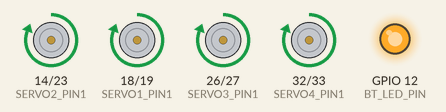
Recording of a sketch running on a simulated ESP32. On the bench: motor-driver pin pairs drawn as motors (green arrow = first pin HIGH = forward, orange = second pin HIGH = backward, longer = more drive), output pins drawn as LEDs (lit = HIGH).

Above: at 1.5 s.
At 7.5 s:
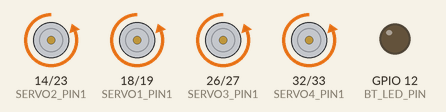
At 10.5 s:
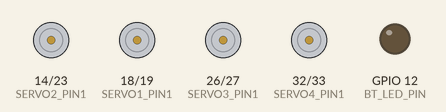
Timing chart, 0 to 15.6 s (numbered marks = the images above):
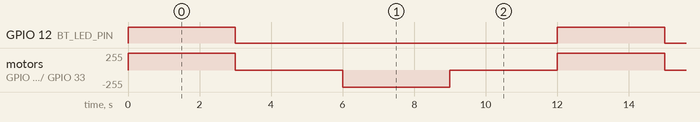

Measured:
- by itself, GPIO 12 (BT_LED_PIN): alternates HIGH for 3.0 s and LOW for 9.0 s
- by itself, motor on GPIO 14 (SERVO2_PIN1) / GPIO 23 (SERVO2_PIN2), motor on GPIO 18 (SERVO1_PIN1) / GPIO 19 (SERVO1_PIN2), motor on GPIO 26 (SERVO3_PIN1) / GPIO 27 (SERVO3_PIN2), motor on GPIO 32 (SERVO4_PIN1) / GPIO 33 (SERVO4_PIN2): repeats every 12.0 s: stopped 3.0 s, backward 255/255 3.0 s, stopped 3.0 s, forward 255/255 3.0 s

The sketch:

drv8833_01.ino
```cpp
/*
 * This is a test.
 *
 */
#define FREQ    50 //定义频率
#define RESOLUTION 10 // 分辨率10，意思是2的10次方 1024+1 中分辨率，数值越大精度越高，取值在0-20值之间，用来驱动电机；
#define BT_LED_PIN 12
#define SERVO1_PIN1 18  // PWM输出引脚；
#define SERVO1_PIN2 19  // PWM输出引脚；

#define SERVO2_PIN1 14  // PWM输出引脚；
#define SERVO2_PIN2 23  // PWM输出引脚；

#define SERVO3_PIN1 26 // PWM输出引脚；
#define SERVO3_PIN2 27  // PWM输出引脚；

#define SERVO4_PIN1 32  // PWM输出引脚；
#define SERVO4_PIN2 33  // PWM输出引脚；

void setup() {
  Serial.begin(9600);

  //建立 LEDC 通道
  //ledcAttach(CHANNEL1, FREQ, RESOLUTION);    // 通道，频率，分辨率；  ledcSetup() ledcAttachipin() 已经被淘汰了；

  //ledcAttach(CHANNEL2, FREQ, RESOLUTION);    // 通道，频率，分辨率；
  int motorPins[] = {SERVO1_PIN1, SERVO1_PIN2,SERVO2_PIN1,SERVO2_PIN2,SERVO3_PIN1,SERVO3_PIN2,SERVO4_PIN1,SERVO4_PIN2,BT_LED_PIN};

  for(int pin:motorPins){
    pinMode(pin, OUTPUT);
  }

}

void loop() {
  digitalWrite(SERVO1_PIN1,HIGH);  digitalWrite(SERVO1_PIN2,LOW);
  digitalWrite(SERVO2_PIN1,HIGH);  digitalWrite(SERVO2_PIN2,LOW);
  digitalWrite(SERVO3_PIN1,HIGH);  digitalWrite(SERVO3_PIN2,LOW);
  digitalWrite(SERVO4_PIN1,HIGH);  digitalWrite(SERVO4_PIN2,LOW);
  digitalWrite(BT_LED_PIN,HIGH);
  delay(3000);

  digitalWrite(SERVO1_PIN1,LOW);  digitalWrite(SERVO1_PIN2,LOW);
  digitalWrite(SERVO2_PIN1,LOW);  digitalWrite(SERVO2_PIN2,LOW);
  digitalWrite(SERVO3_PIN1,LOW);  digitalWrite(SERVO3_PIN2,LOW);
  digitalWrite(SERVO4_PIN1,LOW);  digitalWrite(SERVO4_PIN2,LOW);
  digitalWrite(BT_LED_PIN,LOW);
  delay(3000);

  digitalWrite(SERVO1_PIN1,LOW);  digitalWrite(SERVO1_PIN2,HIGH);
  digitalWrite(SERVO2_PIN1,LOW);  digitalWrite(SERVO2_PIN2,HIGH);
  digitalWrite(SERVO3_PIN1,LOW);  digitalWrite(SERVO3_PIN2,HIGH);
  digitalWrite(SERVO4_PIN1,LOW);  digitalWrite(SERVO4_PIN2,HIGH);
  delay(3000);


  digitalWrite(SERVO1_PIN1,LOW);  digitalWrite(SERVO1_PIN2,LOW);
  digitalWrite(SERVO2_PIN1,LOW);  digitalWrite(SERVO2_PIN2,LOW);
  digitalWrite(SERVO3_PIN1,LOW);  digitalWrite(SERVO3_PIN2,LOW);
  digitalWrite(SERVO4_PIN1,LOW);  digitalWrite(SERVO4_PIN2,LOW);
  delay(3000);

}
```
